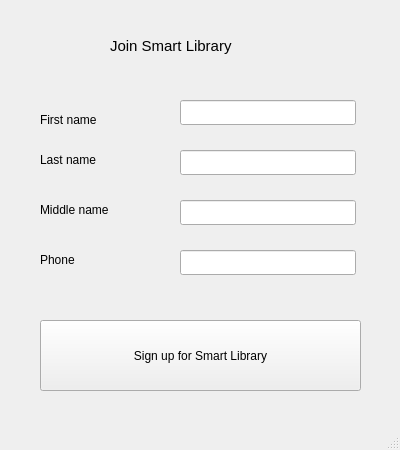
<?xml version="1.0" encoding="UTF-8"?>
<ui version="4.0">
 <class>MainWindow</class>
 <widget class="QMainWindow" name="MainWindow">
  <property name="geometry">
   <rect>
    <x>0</x>
    <y>0</y>
    <width>400</width>
    <height>450</height>
   </rect>
  </property>
  <property name="sizePolicy">
   <sizepolicy hsizetype="Fixed" vsizetype="Fixed">
    <horstretch>0</horstretch>
    <verstretch>0</verstretch>
   </sizepolicy>
  </property>
  <property name="windowTitle">
   <string>Join Smart Library</string>
  </property>
  <property name="locale">
   <locale language="Russian" country="Russia"/>
  </property>
  <widget class="QWidget" name="centralwidget">
   <widget class="QLineEdit" name="lineEditFName">
    <property name="geometry">
     <rect>
      <x>180</x>
      <y>100</y>
      <width>176</width>
      <height>25</height>
     </rect>
    </property>
   </widget>
   <widget class="QLabel" name="labelFName">
    <property name="geometry">
     <rect>
      <x>40</x>
      <y>110</y>
      <width>74</width>
      <height>19</height>
     </rect>
    </property>
    <property name="text">
     <string>First name</string>
    </property>
   </widget>
   <widget class="QLabel" name="labelLName">
    <property name="geometry">
     <rect>
      <x>40</x>
      <y>150</y>
      <width>72</width>
      <height>19</height>
     </rect>
    </property>
    <property name="text">
     <string>Last name</string>
    </property>
   </widget>
   <widget class="QLabel" name="labelMName">
    <property name="geometry">
     <rect>
      <x>40</x>
      <y>200</y>
      <width>90</width>
      <height>19</height>
     </rect>
    </property>
    <property name="text">
     <string>Middle name</string>
    </property>
   </widget>
   <widget class="QLineEdit" name="lineEditLName">
    <property name="geometry">
     <rect>
      <x>180</x>
      <y>150</y>
      <width>176</width>
      <height>25</height>
     </rect>
    </property>
   </widget>
   <widget class="QLineEdit" name="lineEditMName">
    <property name="geometry">
     <rect>
      <x>180</x>
      <y>200</y>
      <width>176</width>
      <height>25</height>
     </rect>
    </property>
   </widget>
   <widget class="QLabel" name="labelPhone">
    <property name="geometry">
     <rect>
      <x>40</x>
      <y>250</y>
      <width>44</width>
      <height>19</height>
     </rect>
    </property>
    <property name="text">
     <string>Phone</string>
    </property>
   </widget>
   <widget class="QLineEdit" name="lineEditPhone">
    <property name="geometry">
     <rect>
      <x>180</x>
      <y>250</y>
      <width>176</width>
      <height>25</height>
     </rect>
    </property>
   </widget>
   <widget class="QPushButton" name="btnSignUp">
    <property name="geometry">
     <rect>
      <x>40</x>
      <y>320</y>
      <width>321</width>
      <height>71</height>
     </rect>
    </property>
    <property name="text">
     <string>Sign up for Smart Library</string>
    </property>
   </widget>
   <widget class="QLabel" name="labelHeader">
    <property name="geometry">
     <rect>
      <x>110</x>
      <y>30</y>
      <width>201</width>
      <height>31</height>
     </rect>
    </property>
    <property name="font">
     <font>
      <pointsize>11</pointsize>
     </font>
    </property>
    <property name="text">
     <string>Join Smart Library</string>
    </property>
   </widget>
  </widget>
  <widget class="QStatusBar" name="statusbar"/>
 </widget>
 <resources/>
 <connections/>
</ui>
